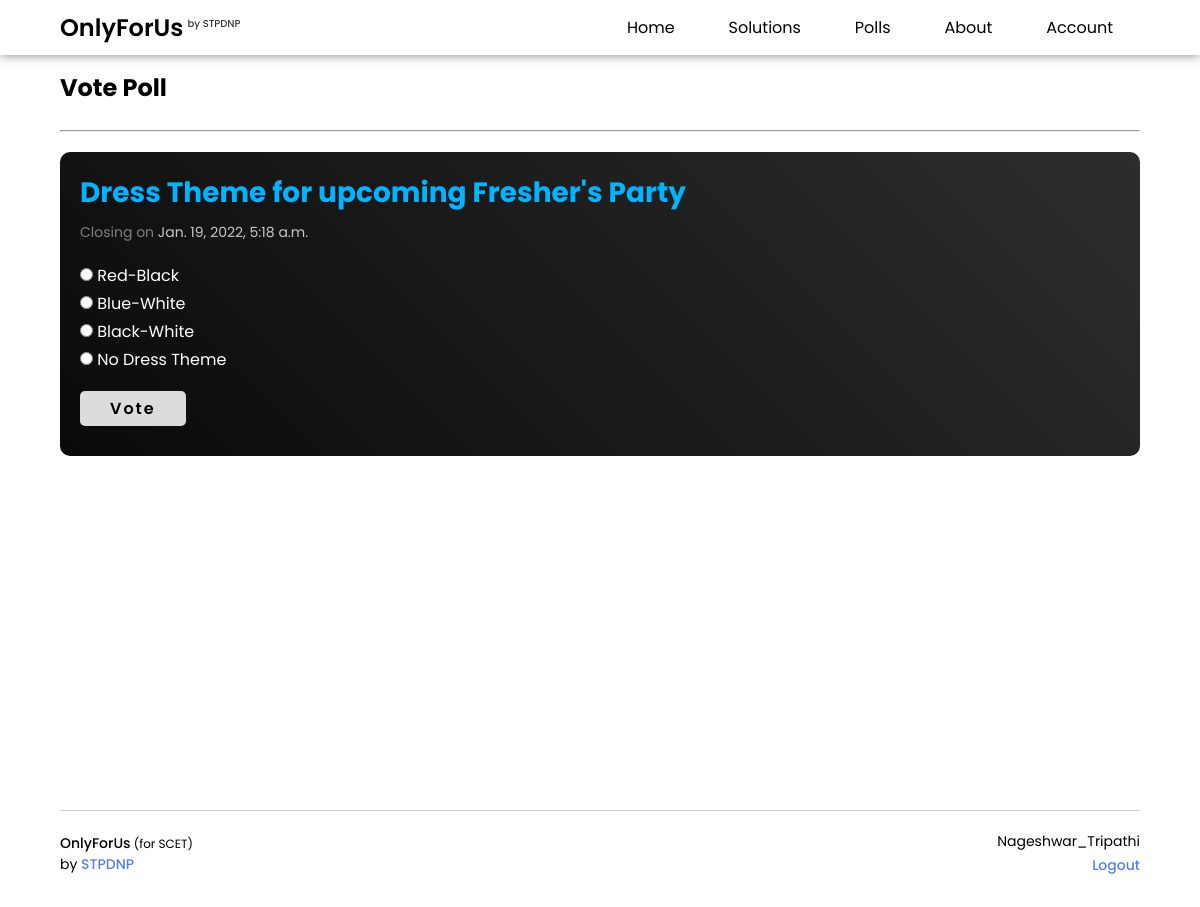
/poll-voting/11/Dress Theme for upcoming Fresher's Party/ (signed in), run on the app's committed database.
### main/models.py (models this page shows, shortened)
class Polls(models.Model):
	poll_topic = models.CharField(max_length=500)
	option_1 = models.CharField(max_length=500)
	option_2 = models.CharField(max_length=500)
	option_3 = models.CharField(max_length=500, blank=True)
	option_4 = models.CharField(max_length=500, blank=True)
	submitted = models.CharField(max_length=500)
	leading_option = models.CharField(max_length=500, blank=True)
	datetime = models.DateTimeField()
	end_datetime = models.DateTimeField()
	author = models.CharField(max_length=255) # from admin data model
	active = models.BooleanField(default=True)

class Students(models.Model):
	username = models.CharField(max_length=255, unique=True)
	fullname = models.CharField(max_length=255)
	email = models.EmailField(max_length=500, unique=True)
	gender = models.CharField(max_length=10, default="Male")
	admission_no = models.CharField(max_length=20, unique=True)
	course = models.CharField(max_length=255)
	datetime = models.DateTimeField()
	password = models.CharField(max_length=255)
	course_year = models.CharField(max_length=255)
	admin = models.BooleanField(default=False)

### main/views.py (the view, shortened to what this page needs)
# urls.py: path('poll-voting/<poll_id>/<poll_topic>/', views.poll_voting),
def poll_voting(request, poll_id, poll_topic):
	if request.session.has_key('username'):
		username = request.session['username']
		try:
			poll_to_vote = Polls.objects.get(id=poll_id)
		except:
			return redirect('/polls/')
		all_submitted_polls = PollSubmitted.objects.all()
		for submit_poll in all_submitted_polls:
			if submit_poll.username == Students.objects.get(username=username) and submit_poll.poll_topic == poll_to_vote.poll_topic or poll_to_vote.active == False:
				return redirect('/polls/')
		data = {
			'username': username,
			'poll_to_vote': poll_to_vote,
		}
		return render(request, 'main/poll_voting.html', data)
	else:
		return redirect('/login/')

### main/templates/main/poll_voting.html (shortened to what this page needs)
{% extends 'main/base.html' %}
{% load static %}
{% block body %}
    {% include 'main/navbar.html' %}<br><br>
    <section class="container">
        <h1>Vote Poll</h1>
        <br><hr>
        <div class="poll-vote-container">
            <h3 class="poll-topic-header">{{poll_to_vote.poll_topic}}</h3>
            <p class="closing-date">Closing on <span>{{poll_to_vote.end_datetime}}</span></p>
            <form class="poll-vote-form" action="/poll-voting/{{poll_to_vote.id}}/{{poll_to_vote.poll_topic}}/" method="POST">
                <input type="radio" name="poll_choice" id="{{poll_to_vote.option_1}}" value="{{poll_to_vote.option_1}}" required>
                <label for="{{poll_to_vote.option_1}}">{{poll_to_vote.option_1}}</label><br>
                <input type="radio" name="poll_choice" id="{{poll_to_vote.option_2}}" value="{{poll_to_vote.option_2}}" required>
                <label for="{{poll_to_vote.option_2}}">{{poll_to_vote.option_2}}</label><br>
                {% if poll_to_vote.option_3 != "" %}
                <input type="radio" name="poll_choice" id="{{poll_to_vote.option_3}}" value="{{poll_to_vote.option_3}}" required>
                <label for="{{poll_to_vote.option_3}}">{{poll_to_vote.option_3}}</label><br>
                {% endif %}
                {% if poll_to_vote.option_4 != "" %}
                <input type="radio" name="poll_choice" id="{{poll_to_vote.option_4}}" value="{{poll_to_vote.option_4}}" required>
                <label for="{{poll_to_vote.option_4}}">{{poll_to_vote.option_4}}</label><br>
                {% endif %}
                <input type="submit" class="submit-btn" value="Vote">
            </form>
        </div>
    </section>
    {% include 'main/footer.html' %}
{% endblock %}

### main/templates/main/footer.html (shortened to what this page needs)
<footer>
	<div class="foot-bar">
		<div class="left-foot-section">
			<p class="branding"><b>OnlyForUs</b> (for SCET)</p>
			<p class="promotion-bar">by <a href="http://stpdnp.atwebpages.com" target="_blank">STPDNP</a></p>
		</div>
		<div class="right-foot-section">
			<p class="current-user">{{username}}</p>
			<a href="/logout/" class="logout-btn">Logout</a>
		</div>
	</div>
</footer>

### main/templates/main/footer.html (style rules this page uses)
footer { margin-top: 10px; width: 100%; padding: 10px 0px; }
.foot-bar { border-top: 1px solid rgba(0,0,0,0.2); width: 90%; margin: auto; display: flex; justify-content: space-between; align-items: center; padding: 20px 0px; }
.left-foot-section { float: left; text-align: left; }
.right-foot-section { float: right; text-align: right; }
.branding { font-size: 12px; font-weight: 400; }
.branding b { font-weight: 500; font-size: 14px; }
.promotion-bar, .current-user { font-size: 14px; }
.promotion-bar a, .logout-btn { font-size: 14px; text-decoration: none; font-weight: 500; color: #5680E9; }

### main/templates/main/poll_voting.html (style rules this page uses)
.container { width: 90%; min-height: 90vh; margin: auto; margin-top: 20px; }
.poll-vote-container { margin: 20px 0px; padding: 20px; border-radius: 10px; background: linear-gradient(45deg, rgb(10,10,10), rgb(45,45,45)); color: white; }
.poll-topic-header { font-size: 28px; margin-bottom: 8px; color: rgba(0,180,255); }
.closing-date { font-size: 14px; margin-bottom: 20px; color: gray; }
.closing-date span { color: rgb(200,200,200); font-size: 14px; }
.poll-vote-form input { margin-bottom: 10px; letter-spacing: 2px; }
.submit-btn { padding: 5px 30px; margin-top: 16px; border: none; background: rgb(220,220,220); border-radius: 5px; cursor: pointer; font-size: 16px; font-family: 'Poppins'; font-weight: 600; }

### main/templates/main/base.html (style rules this page uses)
* { margin: 0; padding: 0; box-sizing: border-box; }
html { scroll-behavior: smooth; }
body { font-family: 'Poppins'; font-weight: 400; }

### data on the page
Polls: poll_topic "Dress Theme for upcoming Fresher's Party", end_datetime "Jan. 19, 2022, 5:18 a.m.", option_1 "Red-Black", option_2 "Blue-White", option_3 "Black-White", option_4 "No Dress Theme"
Students: username "Nageshwar_Tripathi"
